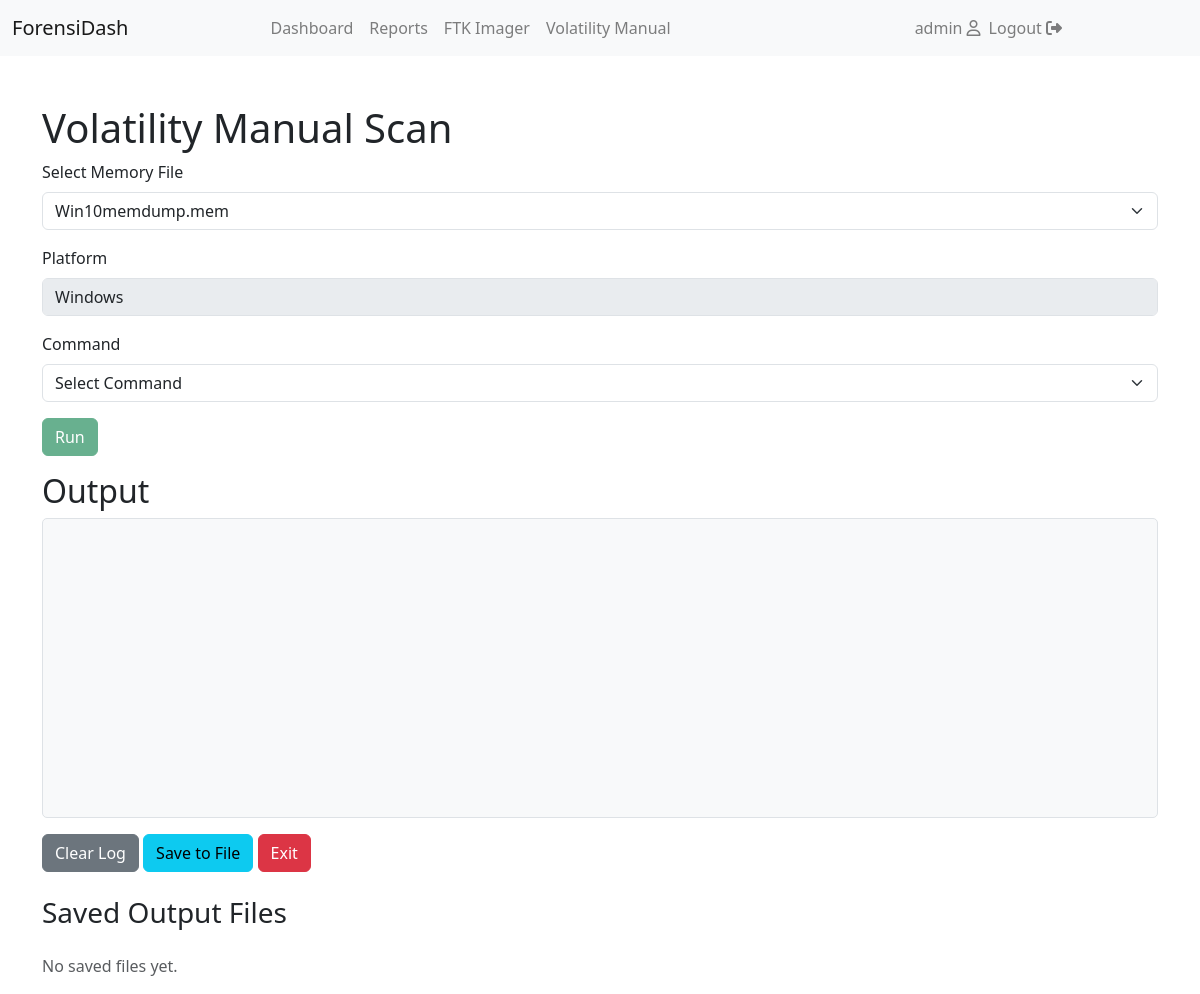
Before: /volatility (signed in) with the older database file.
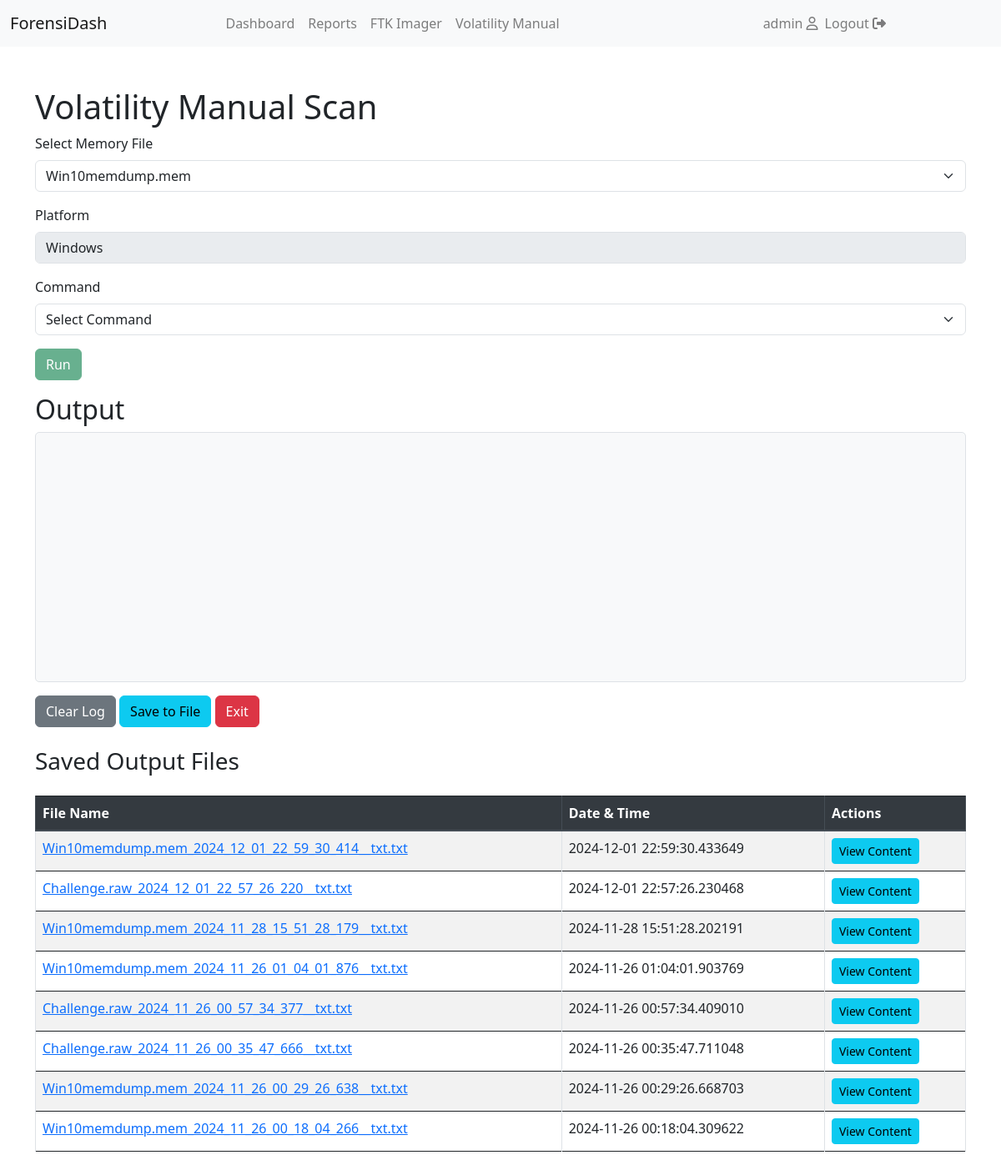
After: the same page with the newer database file.
### models.py (models this page shows)
class VolManual(db.Model):
    id = db.Column(db.Integer, primary_key=True)
    user_id = db.Column(db.Integer, db.ForeignKey('user.id'), nullable=False)
    file_id = db.Column(db.Integer, db.ForeignKey('uploaded_files.id'), nullable=False)  # Corrected foreign key reference
    file_name = db.Column(db.String(255), nullable=False)
    date_time = db.Column(db.DateTime, default=datetime.utcnow)
    output = db.Column(db.String(255), nullable=False)
    user = db.relationship('User', back_populates='vol_manual')
    file = db.relationship('UploadedFile', back_populates='vol_manual')

### app.py (the view)
@app.route('/volatility', methods=['GET', 'POST'])
@login_required
def volatility():
    uploaded_files = UploadedFile.query.filter_by(user_id=current_user.id, file_type='memory').all()
    saved_files = VolManual.query.filter_by(user_id=current_user.id).order_by(VolManual.date_time.desc()).all()
    return render_template('volatility.html', uploaded_files=uploaded_files, saved_files=saved_files)

### app.py (called while the page is built)
@login_manager.user_loader
def load_user(user_id):
    return User.query.get(int(user_id))

### templates/volatility.html (shortened to what this page needs)
{% extends "base.html" %}
{% block content %}
<link rel="stylesheet" href="https://cdn.jsdelivr.net/npm/bootstrap@5.3.0/dist/css/bootstrap.min.css">
<body>
    <div class="container mt-5">
        <h1>Volatility Manual Scan</h1>
        <form id="volatility-form">
            <div class="mb-3">
                <label for="memory-file" class="form-label">Select Memory File</label>
                <select id="memory-file" class="form-select" required>
                    {% for file in uploaded_files %}
                    <option value="{{ file.id }}">{{ file.filename }}</option>
                    {% endfor %}
                </select>
            </div>
            <div class="mb-3">
                <label for="platform" class="form-label">Platform</label>
                <input type="text" id="platform" class="form-control" value="Windows" disabled>
            </div>
            <div class="mb-3">
                <label for="command" class="form-label">Command</label>
                <select id="command" class="form-select" required>
                    <option value="" disabled selected>Select Command</option>
                </select>
            </div>
            <div class="mb-3">
                <button type="button" id="run-command" class="btn btn-success" disabled>Run</button>
            </div>
        </form>
        <h2>Output</h2>
        <div id="output"></div>
        <div class="mt-3">
            <button type="button" id="clear-log" class="btn btn-secondary">Clear Log</button>
            <button type="button" id="save-output" class="btn btn-info">Save to File</button>
            <button type="button" id="exit" class="btn btn-danger">Exit</button>
        </div>
    </div>
    <div class="container mt-4">
        <h3 class="mb-4">Saved Output Files</h3>
        {% if saved_files %}
            <div class="table-responsive">
                <table class="table table-striped table-bordered table-hover">
                    <thead class="thead-dark">
                        <tr>
                            <th>File Name</th>
                            <th>Date & Time</th>
                            <th>Actions</th>
                        </tr>
                    </thead>
                    <tbody>
                        {% for saved_file in saved_files %}
                            <tr>
                                <td><a href="{{ saved_file.output }}" target="_blank">{{ saved_file.file_name }}</a></td>
                                <td>{{ saved_file.date_time }}</td>
                                <td>
                                    <a href="{{ url_for('view_output', filename=saved_file.file_name) }}" target="_blank" class="btn btn-info btn-sm">View Content</a>
                                </td>
                            </tr>
                        {% endfor %}
                    </tbody>
                </table>
            </div>
        {% else %}
            <p class="text-muted">No saved files yet.</p>
        {% endif %}
    </div>
</body>
{% endblock %}

Changed rows visible on the page:
added VolManual: file_name "Win10memdump.mem_2024_12_01_22_59_30_414__txt.txt", date_time "2024-12-01 22:59:30.433649"
added VolManual: file_name "Challenge.raw_2024_12_01_22_57_26_220__txt.txt", date_time "2024-12-01 22:57:26.230468"
added VolManual: file_name "Win10memdump.mem_2024_11_28_15_51_28_179__txt.txt", date_time "2024-11-28 15:51:28.202191"
added VolManual: file_name "Win10memdump.mem_2024_11_26_01_04_01_876__txt.txt", date_time "2024-11-26 01:04:01.903769"
added VolManual: file_name "Challenge.raw_2024_11_26_00_57_34_377__txt.txt", date_time "2024-11-26 00:57:34.409010"
added VolManual: file_name "Challenge.raw_2024_11_26_00_35_47_666__txt.txt", date_time "2024-11-26 00:35:47.711048"
added VolManual: file_name "Win10memdump.mem_2024_11_26_00_29_26_638__txt.txt", date_time "2024-11-26 00:29:26.668703"
added VolManual: file_name "Win10memdump.mem_2024_11_26_00_18_04_266__txt.txt", date_time "2024-11-26 00:18:04.309622"
Other visible differences:
text no longer shown: "No saved files yet."
text now shown: "File Name Date & Time Actions"
